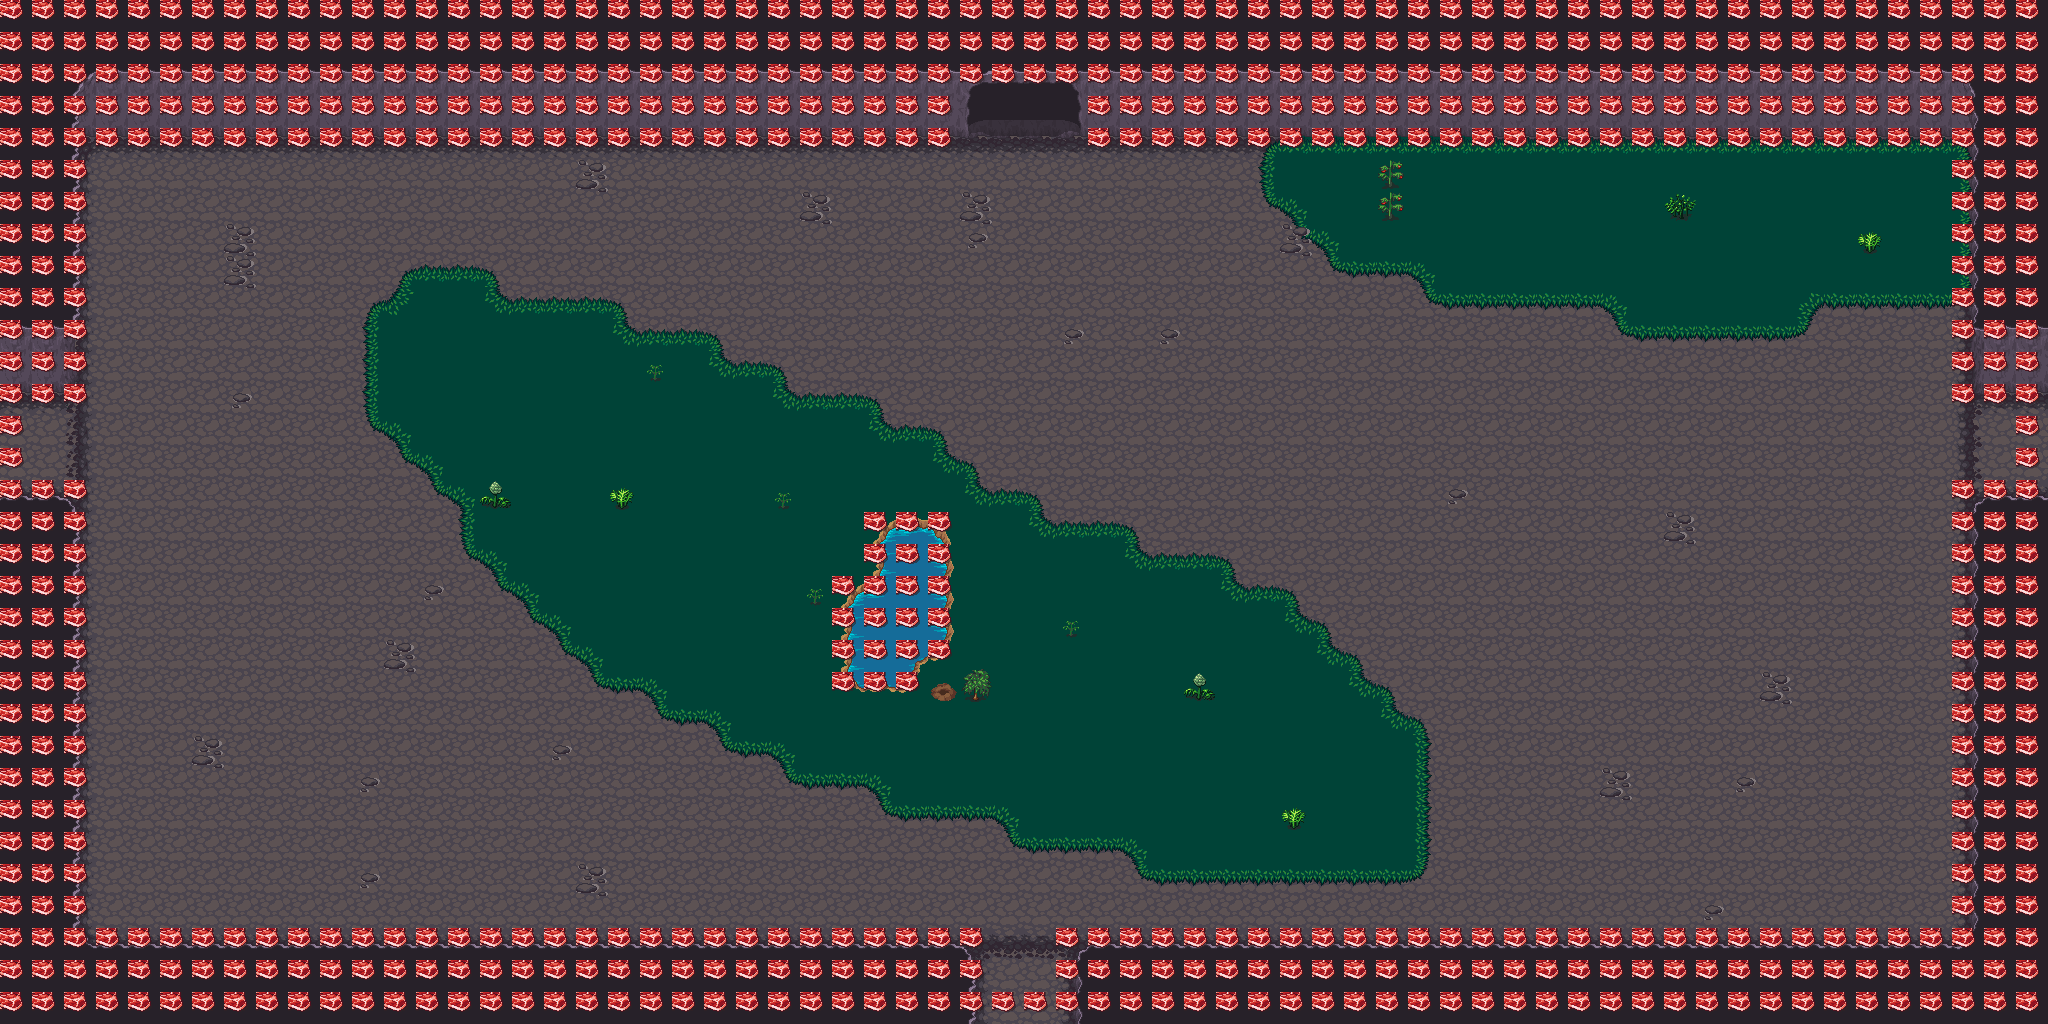

The image is a tile-based game level rendered from a .tmx file. Its description and source (layers, tilesets, objects; grid data summarised) follow:
An orthogonal 64x32 tile map with 32x32 px tiles, 8 tile layers (Ground, Ground +1, Ground +2, Ground +3, ...), 4 hidden layers not drawn, 8 tilesets.

<map version="1.0" orientation="orthogonal" renderorder="right-down" width="64" height="32" tilewidth="32" tileheight="32" nextobjectid="1">
 <tileset firstgid="1" name="Artis_dock" tilewidth="32" tileheight="32" tilecount="128" columns="16">
  <image source="../Ressources/Artis_dock.png" width="512" height="256" />
 </tileset>
 <tileset firstgid="129" name="base_out_atlas" tilewidth="32" tileheight="32" tilecount="1024" columns="32">
  <image source="../Ressources/base_out_atlas.png" width="1024" height="1024" />
 </tileset>
 <tileset firstgid="1153" name="build_atlas" tilewidth="32" tileheight="32" tilecount="1024" columns="32">
  <image source="../Ressources/build_atlas.png" width="1024" height="1024" />
 </tileset>
 <tileset firstgid="2177" name="caves" tilewidth="32" tileheight="32" tilecount="66" columns="11">
  <image source="../Ressources/caves.png" width="352" height="192" />
 </tileset>
 <tileset firstgid="2243" name="forest_tiles" tilewidth="32" tileheight="32" tilecount="256" columns="16">
  <image source="../Ressources/forest_tiles.png" width="512" height="512" />
 </tileset>
 <tileset firstgid="2499" name="obj_misk_atlas" tilewidth="32" tileheight="32" tilecount="1024" columns="32">
  <image source="../Ressources/obj_misk_atlas.png" width="1024" height="1024" />
 </tileset>
 <tileset firstgid="3523" name="terrain_atlas" tilewidth="32" tileheight="32" tilecount="1024" columns="32">
  <image source="../Ressources/terrain_atlas.png" width="1024" height="1024" />
 </tileset>
 <tileset firstgid="4547" name="tileset_stone_v4_p1" tilewidth="32" tileheight="32" tilecount="70" columns="5">
  <image source="../Ressources/tileset_stone_v4_p1.png" width="166" height="463" />
 </tileset>
 <layer name="Ground" width="64" height="32">
  <data>[2048 cells, 2048 non-empty, 1 distinct tile ids]</data>
 </layer>
 <layer name="Ground +1" width="64" height="32">
  <data>[2048 cells, 232 non-empty, 18 distinct tile ids]</data>
 </layer>
 <layer name="Ground +2" width="64" height="32">
  <data>[2048 cells, 481 non-empty, 16 distinct tile ids]</data>
 </layer>
 <layer name="Ground +3" width="64" height="32">
  <data>[2048 cells, 697 non-empty, 45 distinct tile ids]</data>
 </layer>
 <layer name="Door" width="64" height="32">
  <data>[2048 cells, 12 non-empty, 9 distinct tile ids]</data>
 </layer>
 <layer name="Collide" width="64" height="32">
  <data>[2048 cells, 657 non-empty, 1 distinct tile ids]</data>
 </layer>
 <layer name="TopDoorBlock" width="64" height="32" visible="0">
  <data>[2048 cells, 24 non-empty, 3 distinct tile ids]</data>
 </layer>
 <layer name="BottomDoorBlock" width="64" height="32" visible="0">
  <data>[2048 cells, 18 non-empty, 2 distinct tile ids]</data>
 </layer>
 <layer name="LeftDoorBlock" width="64" height="32" visible="0">
  <data>[2048 cells, 24 non-empty, 2 distinct tile ids]</data>
 </layer>
 <layer name="RightDoorBlock" width="64" height="32" visible="0">
  <data>[2048 cells, 24 non-empty, 2 distinct tile ids]</data>
 </layer>
 <layer name="UpOne" width="64" height="32">
  <data>[2048 cells, 0 non-empty, 0 distinct tile ids]</data>
 </layer>
 <layer name="UpTwo" width="64" height="32">
  <data>[2048 cells, 0 non-empty, 0 distinct tile ids]</data>
 </layer>
</map>
